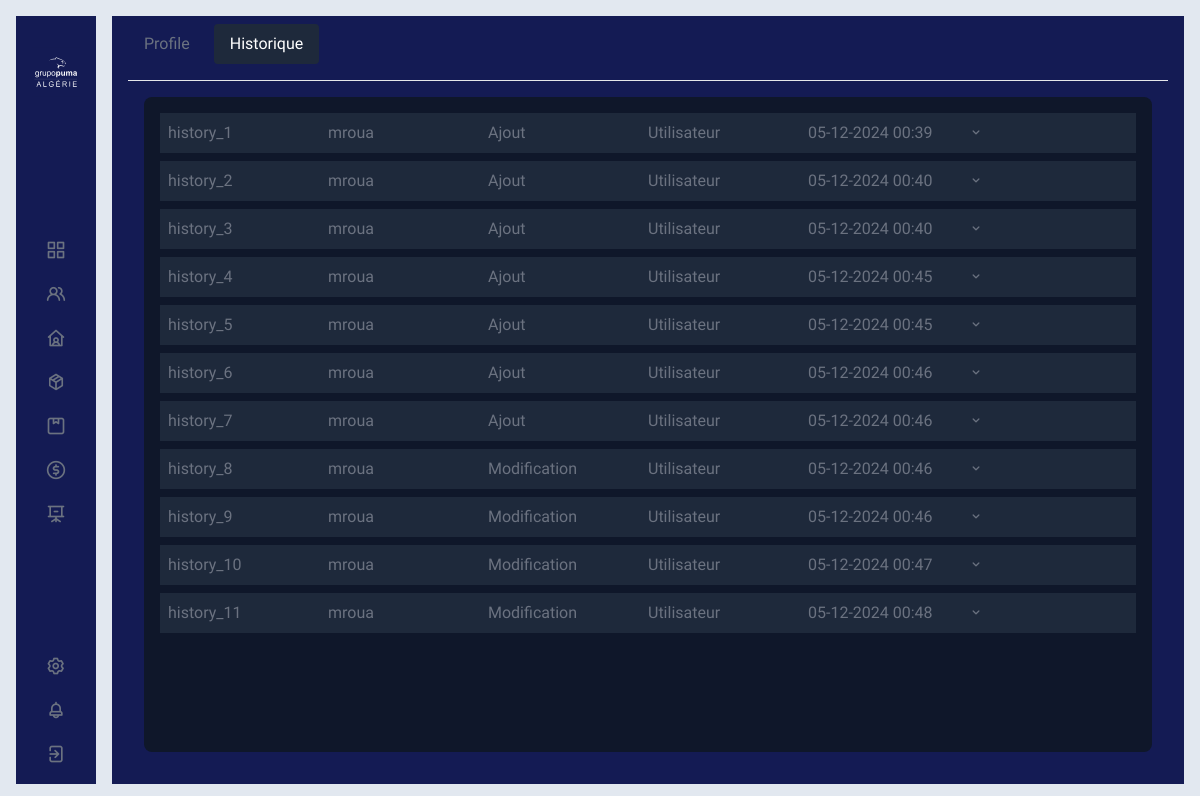
The app's page /hisdisp/ (signed in) with its own data.
### Session/models.py (models this page shows)
class History(models.Model):
    id = models.AutoField(primary_key=True)
    elem_id = models.IntegerField()
    user_representative = models.CharField(max_length=200)
    action_flag = models.IntegerField(default=0)
    old_msg = models.TextField(default={})
    new_msg = models.TextField(default={})
    content_type = models.IntegerField(default=0)
    user = models.IntegerField(default=0)
    vue = models.BooleanField(default=False)
    viewer_id = models.IntegerField(default=0)
    creation_date = models.DateTimeField(auto_now_add=True)
    url = models.CharField(max_length=200)

### Session/views.py (the view, shortened to what this page needs)
# urls.py: path('hisdisp/', HistoryDatadisp, name='hisdisp'),
@login_required
def HistoryDatadisp(request):
    print("here")
    listmodules  = list(
        set(request.user.user_permissions.values_list('content_type_id__model', flat=True))
    )
    if(request.user.type == "Admin"):
        print("ici")
        print(request.user.id)
        listhistory = History.objects.filter(user=request.user.id)
        return render(request, "Pumal/Historique.html", {
            "listmodules": listmodules,
            "listhistory": listhistory,
        })

### PumaDist/templatetags/mes_tags.py (called while the page is built)
def format_to_beautiful_dict(input_text):
    try:
        data_dict = eval(input_text)  # Replace eval with ast.literal_eval for safety
        formatted_dict = json.dumps(data_dict, indent=4, ensure_ascii=False)
        html_safe_dict = formatted_dict.replace("\n", "<br>").replace("    ", "&nbsp;&nbsp;&nbsp;&nbsp;")
        return mark_safe(html_safe_dict)
    except Exception as e:
        return mark_safe(f"Error formatting dictionary: {str(e)}")

### templates/Pumal/Historique.html (shortened to what this page needs)
{% extends "baseNew.html" %}
{% load mes_tags %}
{% load static %}
{% block content %}
    <div class="w-full h-full backprimer px-4 pb-4 flex flex-col">
        <div class="flex justify-between items-center pt-4 mb-4" style="margin-top: -8px">
            <div class="flex gap-2">
                <div>
                    <a href="/profile/"
                       class="block px-4 py-2 hoverprimer rounded">Profile</a>
                </div>
                <div>
                    <a href="{% url 'hisdisp' %}" class="block px-4 py-2 actualprimer rounded">Historique</a>
                </div>
            </div>
        </div>
        <hr/>
        <div class="flex-grow p-4 overflow-hidden">
            <div class="h-full backslateprime shadow-t-lg p-4 rounded-lg overflow-hidden flex">
                <div class="flex-grow overflow-y-auto">
                    {% for elem in listhistory %}
                        <div class="grid grid-cols-6 p-2 backslateslite flex-none mb-2 items-center relative">
                            <div>history_{{ elem.id }}</div>
                            <div>{{ elem.user_representative }}</div>
                            <div>
                                {% if elem.action_flag == 1 %}
                                    Ajout
                                {% elif elem.action_flag == 2 %}
                                    Modification
                                {% else %}
                                    Suppression
                                {% endif %}
                            </div>
                            <div>
                                {% if elem.content_type == 8 %}
                                    Utilisateur
                                {% endif %}
                            </div>
                            <div>{{ elem.creation_date|date:'d-m-Y H:i' }}</div>
                            <div>
                                <button class="toggle-arrow flex items-center justify-center text-gray-500 hover:text-blue-500">
                                    <i class="uil uil-angle-down"></i>
                                </button>
                            </div>
                        </div>
                    {% endfor %}
                </div>
            </div>
        </div>
    </div>
{% endblock %}

### records on screen
History: id "1", user_representative "mroua", action_flag "Ajout", content_type "Utilisateur", creation_date "05-12-2024 00:39"
History: id "2", user_representative "mroua", action_flag "Ajout", content_type "Utilisateur", creation_date "05-12-2024 00:40"
History: id "3", user_representative "mroua", action_flag "Ajout", content_type "Utilisateur", creation_date "05-12-2024 00:40"
History: id "4", user_representative "mroua", action_flag "Ajout", content_type "Utilisateur", creation_date "05-12-2024 00:45"
History: id "5", user_representative "mroua", action_flag "Ajout", content_type "Utilisateur", creation_date "05-12-2024 00:45"
History: id "6", user_representative "mroua", action_flag "Ajout", content_type "Utilisateur", creation_date "05-12-2024 00:46"
History: id "7", user_representative "mroua", action_flag "Ajout", content_type "Utilisateur", creation_date "05-12-2024 00:46"
History: id "8", user_representative "mroua", action_flag "Modification", content_type "Utilisateur", creation_date "05-12-2024 00:46"
History: id "9", user_representative "mroua", action_flag "Modification", content_type "Utilisateur", creation_date "05-12-2024 00:46"
History: id "10", user_representative "mroua", action_flag "Modification", content_type "Utilisateur", creation_date "05-12-2024 00:47"
History: id "11", user_representative "mroua", action_flag "Modification", content_type "Utilisateur", creation_date "05-12-2024 00:48"
